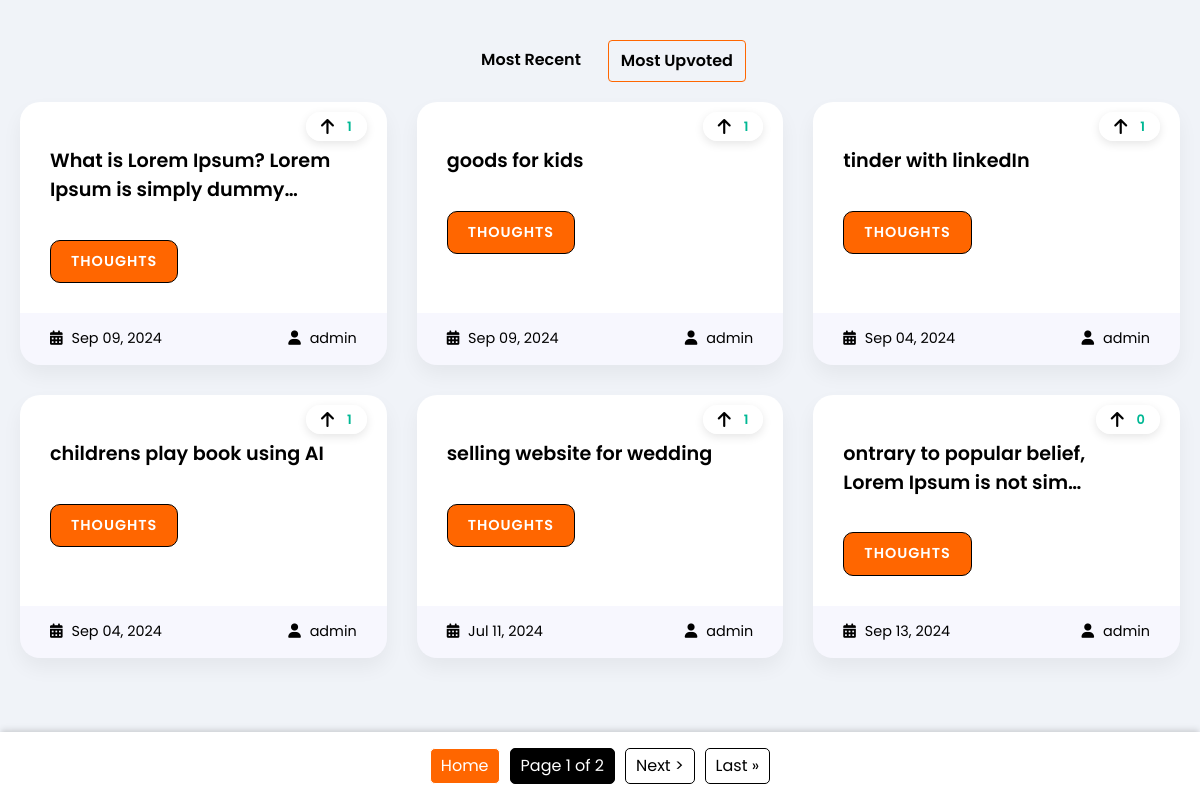
The page /public-ideas/?filter=upvoted (signed in) on the database its author committed.
### chat/models.py (models this page shows, shortened)
class StartupIdea(models.Model):
    user = models.ForeignKey(User, on_delete=models.CASCADE)
    idea = models.TextField()
    analysis = models.TextField()
    scores = models.JSONField()
    created_at = models.DateTimeField(auto_now_add=True)
    is_public = models.BooleanField(default=False)
    upvotes = models.ManyToManyField(User, related_name='upvoted_ideas', blank=True)
    summary = models.CharField(max_length=255, null=True, blank=True)
    def upvote_count(self):
        return self.upvotes.count()
    class Meta:
        verbose_name = "Startup Idea"
        verbose_name_plural = "Startup Ideas"

class User(AbstractUser):
    email = models.EmailField(unique=True)
    date_joined = models.DateTimeField(auto_now_add=True)
    is_premium = models.BooleanField(default=False)
    premium_expiry = models.DateTimeField(null=True, blank=True)
    class Meta:
        verbose_name = "User"
        verbose_name_plural = "Users"

### chat/views.py (the view)
# urls.py: path('public-ideas/', public_idea_list, name='public_idea_list'),
@login_required(login_url=reverse_lazy('chat:sign_in_or_sign_up'))
def public_idea_list(request):
    filter_by = request.GET.get('filter', 'recent')
    if filter_by == 'upvoted':
        public_ideas = StartupIdea.objects.filter(is_public=True).exclude(user=request.user).order_by('-upvotes', '-created_at')
    else:
        public_ideas = StartupIdea.objects.filter(is_public=True).exclude(user=request.user).order_by('-created_at')
    paginator = Paginator(public_ideas, 6)
    page_number = request.GET.get('page')
    page_obj = paginator.get_page(page_number)
    return render(request, 'chat/public_idea_list.html', {
        'page_obj': page_obj,
        'filter_by': filter_by
    })

### templates/chat/public_idea_list.html (shortened to what this page needs)
<!DOCTYPE html>
<html lang="en">
<head>
    <link href="https://cdnjs.cloudflare.com/ajax/libs/font-awesome/6.0.0-beta3/css/all.min.css" rel="stylesheet">
    <link href="https://cdn.jsdelivr.net/npm/tailwindcss@2.2.16/dist/tailwind.min.css" rel="stylesheet">
</head>
<body>
    <div class="container">
        <div class="filter-bar">
            <a href="?filter=recent" data-filter="recent">Most Recent</a>
            <a href="?filter=upvoted" data-filter="upvoted">Most Upvoted</a>
        </div>
        <div class="ideas-grid">
            {% for idea in page_obj %}
            <div class="idea-card">
                <div class="card-body">
                    <h2 class="card-title">{{ idea.idea|truncatechars:50 }}</h2>
                    <a href="{% url 'chat:public_idea_detail' idea.id %}" class="btn">Thoughts</a>
                </div>
                <div class="card-footer">
                    <span><i class="fas fa-calendar-alt"></i> {{ idea.created_at|date:"M d, Y" }}</span>
                    <span><i class="fas fa-user"></i> {{ idea.user.username }}</span>
                    <div class="upvote-container">
                        <button class="upvote-btn" data-idea-id="{{ idea.id }}">
                            <i class="fas fa-arrow-up"></i>
                        </button>
                        <span class="upvote-count">{{ idea.upvote_count }}</span>
                    </div>
                </div>
            </div>
            {% empty %}
            <p>No public startup ideas available yet. Be the first to share!</p>
            {% endfor %}
        </div>
        <div class="pagination" flex justify-center space-x-4>
            <a href="{% url 'chat:home' %}" class="home-btn"> Home</a>
            <span class="current">Page {{ page_obj.number }} of {{ page_obj.paginator.num_pages }}</span>
            {% if page_obj.has_next %}
                <a href="?page={{ page_obj.next_page_number }}&filter={{ filter_by }}">Next &gt;</a>
                <a href="?page={{ page_obj.paginator.num_pages }}&filter={{ filter_by }}">Last &raquo;</a>
            {% endif %}
        </div>
    </div>
</html>

### templates/chat/public_idea_list.html (style rules this page uses)
:root { --primary-color: #000000; --bg-color: #F0F3F8; --text-color: #000000; --card-bg: #FFFFFF; --accent-color: #00B894; }
body { font-family: 'Poppins', sans-serif; background-color: var(--bg-color); color: var(--text-color); margin: 0; padding: 0; min-height: 100vh; display: flex; flex-direction: column; }
.container { max-width: 1200px; margin: 0 auto; padding: 40px 20px; }
.ideas-grid { display: grid; grid-template-columns: repeat(3, 1fr); gap: 30px; }
.idea-card { background-color: var(--card-bg); border-radius: 20px; overflow: hidden; transition: all 0.3s ease; box-shadow: 0 10px 20px rgba(0, 0, 0, 0.05); position: relative; display: flex; flex-direction: column; }
.card-body { padding: 30px; flex-grow: 1; }
.card-title { font-size: 1.2em; color: var(--primary-color); margin-bottom: 15px; margin-top: 15px; font-weight: 600; }
.btn { display: inline-block; padding: 10px 20px; background-color: #FF6600; color: white; text-decoration: none; border-radius: 10px; transition: all 0.3s ease; font-weight: 600; text-transform: uppercase; letter-spacing: 1px; font-size: 0.9em; border: 1px solid black; cursor: pointer; }
.card-footer { background-color: rgba(108, 92, 231, 0.05); padding: 15px 30px; font-size: 0.9em; color: var(--text-color); display: flex; justify-content: space-between; align-items: center; }
.card-footer i { color: var(--primary-color); margin-right: 5px; }
.upvote-container { display: flex; align-items: center; position: absolute; top: 10px; right: 20px; background-color: rgba(255, 255, 255, 0.9); border-radius: 50px; padding: 5px 15px; box-shadow: 0 3px 10px rgba(0, 0, 0, 0.1); transition: all 0.3s ease; }
.upvote-btn { background-color: transparent; border: none; color: var(--accent-color); cursor: pointer; font-size: 1.2em; transition: all 0.3s ease; display: flex; align-items: center; padding: 0; margin-right: 8px; }
.upvote-btn i { transition: all 0.3s ease; }
.upvote-count { font-size: 0.9em; color: var(--accent-color); font-weight: 600; }
.filter-bar { display: flex; justify-content: center; margin-bottom: 20px; }
.filter-bar a { text-decoration: none; color: var(--primary-color); font-weight: 600; margin-left: 15px; padding: 8px 12px; border-radius: 4px; transition: all 0.3s ease; }
.filter-bar a.active { border: 1px solid #FF6600; }
.pagination { position: fixed; bottom: 0; left: 0; width: 100%; display: flex; justify-content: center; background-color: #fff; padding: 1rem 0; box-shadow: 0 -4px 6px -1px rgba(0, 0, 0, 0.1), 0 -2px 4px -1px rgba(0, 0, 0, 0.06); }
.pagination a, .pagination span { padding: 5px 10px; margin: 0 5px; text-decoration: none; background-color: var(--card-bg); border: 1px solid var(--primary-color); color: var(--primary-color); border-radius: 5px; transition: all 0.3s ease; }
.pagination .home-btn { padding: 5px 10px; margin: 0 5px; text-decoration: none; background-color: #FF6600; border: 1px solid white; color: white; border-radius: 5px; transition: all 0.3s ease; }
.pagination .current { background-color: var(--primary-color); color: #fff; }

### rows shown on the page
StartupIdea: idea "What is Lorem Ipsum? Lorem Ipsum is simply dummy…", created_at "Sep 09, 2024", user.username "admin", upvote_count "1"
StartupIdea: idea "goods for kids", created_at "Sep 09, 2024", user.username "admin", upvote_count "1"
StartupIdea: idea "tinder with linkedIn", created_at "Sep 04, 2024", user.username "admin", upvote_count "1"
StartupIdea: idea "childrens play book using AI", created_at "Sep 04, 2024", user.username "admin", upvote_count "1"
StartupIdea: idea "selling website for wedding", created_at "Jul 11, 2024", user.username "admin", upvote_count "1"
StartupIdea: idea "ontrary to popular belief, Lorem Ipsum is not sim…", created_at "Sep 13, 2024", user.username "admin", upvote_count "0"

### other values the page prints
{{ page_obj.number }} "1"
{{ page_obj.paginator.num_pages }} "2"
